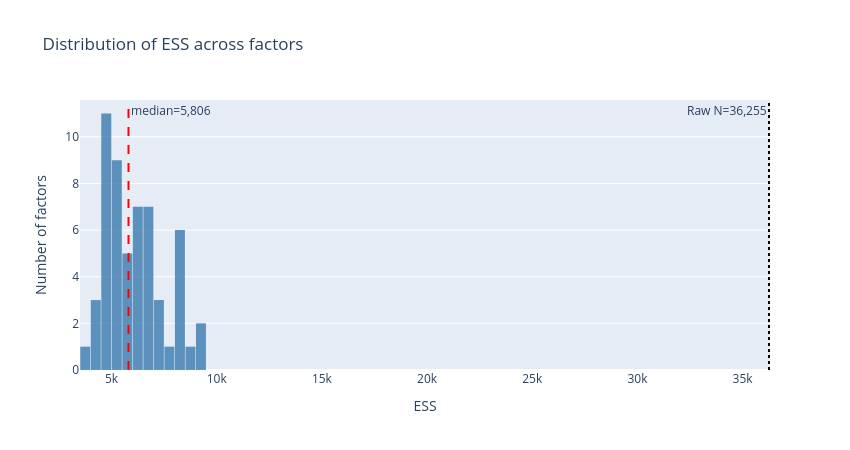

The cell this chart's notebook holds for it:
### Markdown cell above
### <font color='aquamarine'>Visual 3 — Distribution of ESS Across Factors</font>

### Code cell
fig = go.Figure()

fig.add_trace(go.Histogram(
    x=ess_df['ess'],
    nbinsx=20,
    marker_color='steelblue',
    opacity=0.85,
    name='ESS'
))

fig.add_vline(x=ess_df['ess'].median(), line_dash='dash', line_color='red',
              annotation_text=f'median={ess_df["ess"].median():,.0f}',
              annotation_position='top right')
fig.add_vline(x=raw_N, line_dash='dot', line_color='black',
              annotation_text=f'Raw N={raw_N:,}',
              annotation_position='top left')

fig.update_layout(
    title='Distribution of ESS across factors',
    xaxis_title='ESS',
    yaxis_title='Number of factors',
    width=850,
    height=450,
    bargap=0.05
)
fig.show()

### Figure 1 — Plotly figure (JSON) as saved in the notebook; plotly's stock layout.template omitted (floating-point values rounded to 4 significant figures)
{"data": [{"marker": {"color": "steelblue"}, "name": "ESS", "nbinsx": 20, "opacity": 0.85, "type": "histogram", "x": [9116.0, 9064.0, 8665.0, 8427.0, 8343.0, 8161.0, 8143.0, 8143.0, 8105.0, 7563.0, 7334.0, 7065.0, 7035.0, 6949.0, 6703.0, 6673.0, 6654.0, 6619.0, 6592.0, 6561.0, 6458.0, 6440.0, 6409.0, 6407.0, 6199.0, 6182.0, 6034.0, 5814.0, 5798.0, 5778.0, 5733.0, 5667.0, 5482.0, 5288.0, 5280.0, 5195.0, 5173.0, 5156.0, 5118.0, 5071.0, 5019.0, 4995.0, 4944.0, 4831.0, 4827.0, 4784.0, 4766.0, 4737.0, 4696.0, 4695.0, 4564.0, 4504.0, 4481.0, 4253.0, 4180.0, 3920.0]}], "layout": {"annotations": [{"showarrow": false, "text": "median=5,806", "x": 5806.0, "xanchor": "left", "xref": "x", "y": 1, "yanchor": "top", "yref": "y domain"}, {"showarrow": false, "text": "Raw N=36,255", "x": 36255, "xanchor": "right", "xref": "x", "y": 1, "yanchor": "top", "yref": "y domain"}], "bargap": 0.05, "height": 450, "shapes": [{"line": {"color": "red", "dash": "dash"}, "type": "line", "x0": 5806.0, "x1": 5806.0, "xref": "x", "y0": 0, "y1": 1, "yref": "y domain"}, {"line": {"color": "black", "dash": "dot"}, "type": "line", "x0": 36255, "x1": 36255, "xref": "x", "y0": 0, "y1": 1, "yref": "y domain"}], "title": {"text": "Distribution of ESS across factors"}, "width": 850, "xaxis": {"title": {"text": "ESS"}}, "yaxis": {"title": {"text": "Number of factors"}}}}
